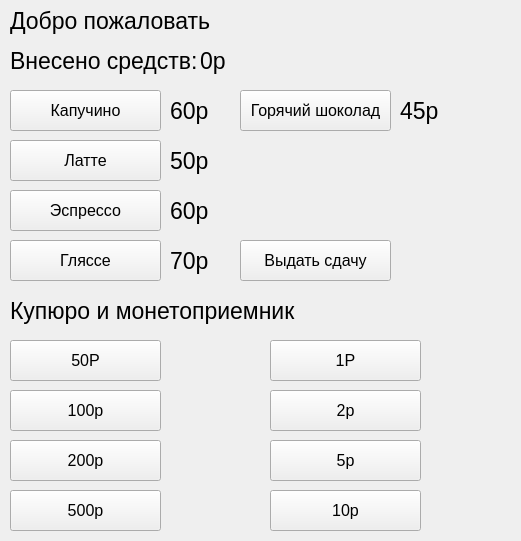
<?xml version="1.0" encoding="UTF-8"?>
<ui version="4.0">
 <class>MainWindow</class>
 <widget class="QMainWindow" name="MainWindow">
  <property name="geometry">
   <rect>
    <x>0</x>
    <y>0</y>
    <width>521</width>
    <height>541</height>
   </rect>
  </property>
  <property name="windowTitle">
   <string>Vending Machine</string>
  </property>
  <widget class="QWidget" name="centralWidget">
   <widget class="QLabel" name="label_service">
    <property name="geometry">
     <rect>
      <x>10</x>
      <y>0</y>
      <width>501</width>
      <height>41</height>
     </rect>
    </property>
    <property name="font">
     <font>
      <pointsize>17</pointsize>
     </font>
    </property>
    <property name="text">
     <string>Добро пожаловать</string>
    </property>
    <property name="margin">
     <number>0</number>
    </property>
   </widget>
   <widget class="QLabel" name="label_service_2">
    <property name="geometry">
     <rect>
      <x>10</x>
      <y>40</y>
      <width>191</width>
      <height>41</height>
     </rect>
    </property>
    <property name="font">
     <font>
      <pointsize>17</pointsize>
     </font>
    </property>
    <property name="text">
     <string>Внесено средств:</string>
    </property>
    <property name="margin">
     <number>0</number>
    </property>
   </widget>
   <widget class="QLabel" name="label_user_money">
    <property name="geometry">
     <rect>
      <x>200</x>
      <y>40</y>
      <width>281</width>
      <height>41</height>
     </rect>
    </property>
    <property name="font">
     <font>
      <pointsize>17</pointsize>
     </font>
    </property>
    <property name="text">
     <string>0р</string>
    </property>
    <property name="margin">
     <number>0</number>
    </property>
   </widget>
   <widget class="QLabel" name="label_service_4">
    <property name="geometry">
     <rect>
      <x>10</x>
      <y>290</y>
      <width>501</width>
      <height>41</height>
     </rect>
    </property>
    <property name="font">
     <font>
      <pointsize>17</pointsize>
     </font>
    </property>
    <property name="text">
     <string>Купюро и монетоприемник</string>
    </property>
    <property name="margin">
     <number>0</number>
    </property>
   </widget>
   <widget class="QPushButton" name="pushButton">
    <property name="geometry">
     <rect>
      <x>10</x>
      <y>90</y>
      <width>151</width>
      <height>41</height>
     </rect>
    </property>
    <property name="font">
     <font>
      <pointsize>12</pointsize>
     </font>
    </property>
    <property name="text">
     <string>Капучино</string>
    </property>
   </widget>
   <widget class="QPushButton" name="pushButton_2">
    <property name="geometry">
     <rect>
      <x>10</x>
      <y>140</y>
      <width>151</width>
      <height>41</height>
     </rect>
    </property>
    <property name="font">
     <font>
      <pointsize>12</pointsize>
     </font>
    </property>
    <property name="text">
     <string>Латте</string>
    </property>
   </widget>
   <widget class="QPushButton" name="pushButton_3">
    <property name="geometry">
     <rect>
      <x>10</x>
      <y>190</y>
      <width>151</width>
      <height>41</height>
     </rect>
    </property>
    <property name="font">
     <font>
      <pointsize>12</pointsize>
     </font>
    </property>
    <property name="text">
     <string>Эспрессо</string>
    </property>
   </widget>
   <widget class="QPushButton" name="pushButton_4">
    <property name="geometry">
     <rect>
      <x>10</x>
      <y>240</y>
      <width>151</width>
      <height>41</height>
     </rect>
    </property>
    <property name="font">
     <font>
      <pointsize>12</pointsize>
     </font>
    </property>
    <property name="text">
     <string>Гляссе</string>
    </property>
   </widget>
   <widget class="QLabel" name="label_service_5">
    <property name="geometry">
     <rect>
      <x>170</x>
      <y>90</y>
      <width>51</width>
      <height>41</height>
     </rect>
    </property>
    <property name="font">
     <font>
      <pointsize>17</pointsize>
     </font>
    </property>
    <property name="text">
     <string>60р</string>
    </property>
    <property name="margin">
     <number>0</number>
    </property>
   </widget>
   <widget class="QLabel" name="label_service_6">
    <property name="geometry">
     <rect>
      <x>170</x>
      <y>140</y>
      <width>51</width>
      <height>41</height>
     </rect>
    </property>
    <property name="font">
     <font>
      <pointsize>17</pointsize>
     </font>
    </property>
    <property name="text">
     <string>50р</string>
    </property>
    <property name="margin">
     <number>0</number>
    </property>
   </widget>
   <widget class="QLabel" name="label_service_7">
    <property name="geometry">
     <rect>
      <x>170</x>
      <y>190</y>
      <width>51</width>
      <height>41</height>
     </rect>
    </property>
    <property name="font">
     <font>
      <pointsize>17</pointsize>
     </font>
    </property>
    <property name="text">
     <string>60р</string>
    </property>
    <property name="margin">
     <number>0</number>
    </property>
   </widget>
   <widget class="QLabel" name="label_service_8">
    <property name="geometry">
     <rect>
      <x>170</x>
      <y>240</y>
      <width>51</width>
      <height>41</height>
     </rect>
    </property>
    <property name="font">
     <font>
      <pointsize>17</pointsize>
     </font>
    </property>
    <property name="text">
     <string>70р</string>
    </property>
    <property name="margin">
     <number>0</number>
    </property>
   </widget>
   <widget class="QPushButton" name="pushButton_5">
    <property name="geometry">
     <rect>
      <x>240</x>
      <y>90</y>
      <width>151</width>
      <height>41</height>
     </rect>
    </property>
    <property name="font">
     <font>
      <pointsize>12</pointsize>
     </font>
    </property>
    <property name="text">
     <string>Горячий шоколад</string>
    </property>
   </widget>
   <widget class="QLabel" name="label_service_9">
    <property name="geometry">
     <rect>
      <x>400</x>
      <y>90</y>
      <width>51</width>
      <height>41</height>
     </rect>
    </property>
    <property name="font">
     <font>
      <pointsize>17</pointsize>
     </font>
    </property>
    <property name="text">
     <string>45р</string>
    </property>
    <property name="margin">
     <number>0</number>
    </property>
   </widget>
   <widget class="QPushButton" name="add_50_rubles">
    <property name="geometry">
     <rect>
      <x>10</x>
      <y>340</y>
      <width>151</width>
      <height>41</height>
     </rect>
    </property>
    <property name="font">
     <font>
      <pointsize>12</pointsize>
     </font>
    </property>
    <property name="text">
     <string>50Р</string>
    </property>
   </widget>
   <widget class="QPushButton" name="add_100_rubles">
    <property name="geometry">
     <rect>
      <x>10</x>
      <y>390</y>
      <width>151</width>
      <height>41</height>
     </rect>
    </property>
    <property name="font">
     <font>
      <pointsize>12</pointsize>
     </font>
    </property>
    <property name="text">
     <string>100р</string>
    </property>
   </widget>
   <widget class="QPushButton" name="add_200_rubles">
    <property name="geometry">
     <rect>
      <x>10</x>
      <y>440</y>
      <width>151</width>
      <height>41</height>
     </rect>
    </property>
    <property name="font">
     <font>
      <pointsize>12</pointsize>
     </font>
    </property>
    <property name="text">
     <string>200р</string>
    </property>
   </widget>
   <widget class="QPushButton" name="add_500_rubles">
    <property name="geometry">
     <rect>
      <x>10</x>
      <y>490</y>
      <width>151</width>
      <height>41</height>
     </rect>
    </property>
    <property name="font">
     <font>
      <pointsize>12</pointsize>
     </font>
    </property>
    <property name="text">
     <string>500р</string>
    </property>
   </widget>
   <widget class="QPushButton" name="add_2_rubles">
    <property name="geometry">
     <rect>
      <x>270</x>
      <y>390</y>
      <width>151</width>
      <height>41</height>
     </rect>
    </property>
    <property name="font">
     <font>
      <pointsize>12</pointsize>
     </font>
    </property>
    <property name="text">
     <string>2р</string>
    </property>
   </widget>
   <widget class="QPushButton" name="add_10_rubles">
    <property name="geometry">
     <rect>
      <x>270</x>
      <y>490</y>
      <width>151</width>
      <height>41</height>
     </rect>
    </property>
    <property name="font">
     <font>
      <pointsize>12</pointsize>
     </font>
    </property>
    <property name="text">
     <string>10р</string>
    </property>
   </widget>
   <widget class="QPushButton" name="add_5_rubles">
    <property name="geometry">
     <rect>
      <x>270</x>
      <y>440</y>
      <width>151</width>
      <height>41</height>
     </rect>
    </property>
    <property name="font">
     <font>
      <pointsize>12</pointsize>
     </font>
    </property>
    <property name="text">
     <string>5р</string>
    </property>
   </widget>
   <widget class="QPushButton" name="add_1_ruble">
    <property name="geometry">
     <rect>
      <x>270</x>
      <y>340</y>
      <width>151</width>
      <height>41</height>
     </rect>
    </property>
    <property name="font">
     <font>
      <pointsize>12</pointsize>
     </font>
    </property>
    <property name="text">
     <string>1Р</string>
    </property>
   </widget>
   <widget class="QPushButton" name="give_change">
    <property name="geometry">
     <rect>
      <x>240</x>
      <y>240</y>
      <width>151</width>
      <height>41</height>
     </rect>
    </property>
    <property name="font">
     <font>
      <pointsize>12</pointsize>
     </font>
    </property>
    <property name="text">
     <string>Выдать сдачу</string>
    </property>
   </widget>
  </widget>
 </widget>
 <layoutdefault spacing="6" margin="11"/>
 <resources/>
 <connections/>
</ui>
